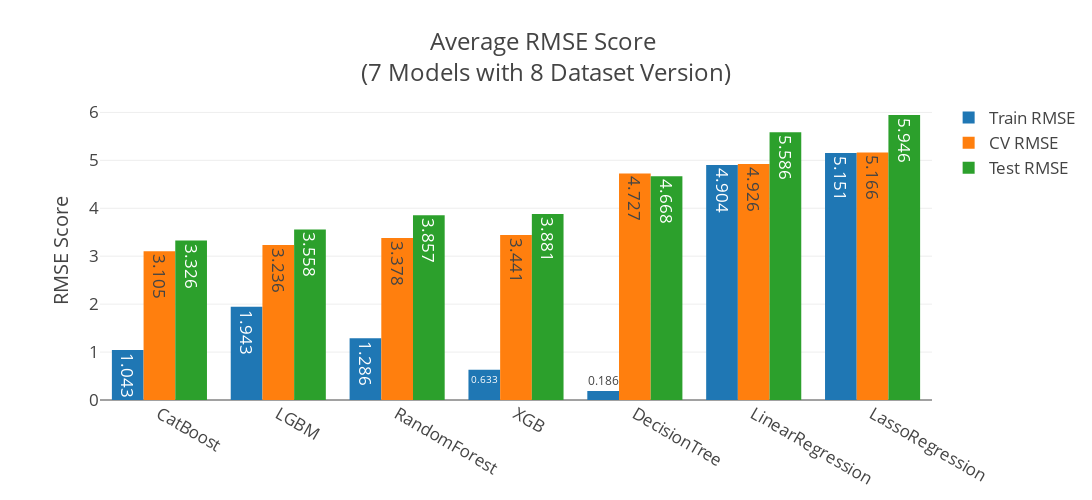

Here is the notebook cell this chart was saved with:
### Code cell
grouped = df_all_ver.groupby(['Model'], as_index=False)[['Train RMSE', 'CV RMSE', 'Test RMSE']].mean()
grouped = round(grouped.sort_values(by='Test RMSE'), 3)

fig = go.Figure()

fig.add_trace(go.Bar(
    x=grouped['Model'], y=grouped['Train RMSE'],
    text=grouped['Train RMSE'], textposition='auto',
    name='Train RMSE'
))
fig.add_trace(go.Bar(
    x=grouped['Model'], y=grouped['CV RMSE'],
    text=grouped['CV RMSE'], textposition='auto',
    name='CV RMSE'
))
fig.add_trace(go.Bar(
    x=grouped['Model'], y=grouped['Test RMSE'],
    text=grouped['Test RMSE'], textposition='auto',
    name='Test RMSE'
))
fig.update_layout(
    title='Average RMSE Score <br>(7 Models with 8 Dataset Version)',
    xaxis=None,
    yaxis=dict(title='RMSE Score'),
    height=500,
    width=1200,
    margin=dict(l=100, r=100, t=100, b=100),
    font_size=17
)
fig.show()

### Figure 1 — Plotly figure (JSON) as saved in the notebook; plotly's stock layout.template omitted (floating-point values rounded to 4 significant figures)
{"data": [{"name": "Train RMSE", "text": [1.043, 1.943, 1.286, 0.633, 0.186, 4.904, 5.151], "textposition": "auto", "type": "bar", "x": ["CatBoost", "LGBM", "RandomForest", "XGB", "DecisionTree", "LinearRegression", "LassoRegression"], "y": [1.043, 1.943, 1.286, 0.633, 0.186, 4.904, 5.151]}, {"name": "CV RMSE", "text": [3.105, 3.236, 3.378, 3.441, 4.727, 4.926, 5.166], "textposition": "auto", "type": "bar", "x": ["CatBoost", "LGBM", "RandomForest", "XGB", "DecisionTree", "LinearRegression", "LassoRegression"], "y": [3.105, 3.236, 3.378, 3.441, 4.727, 4.926, 5.166]}, {"name": "Test RMSE", "text": [3.326, 3.558, 3.857, 3.881, 4.668, 5.586, 5.946], "textposition": "auto", "type": "bar", "x": ["CatBoost", "LGBM", "RandomForest", "XGB", "DecisionTree", "LinearRegression", "LassoRegression"], "y": [3.326, 3.558, 3.857, 3.881, 4.668, 5.586, 5.946]}], "layout": {"font": {"size": 17}, "height": 500, "margin": {"b": 100, "l": 100, "r": 100, "t": 100}, "title": {"text": "Average RMSE Score <br>(7 Models with 8 Dataset Version)"}, "width": 1200, "xaxis": {}, "yaxis": {"title": {"text": "RMSE Score"}}}}
